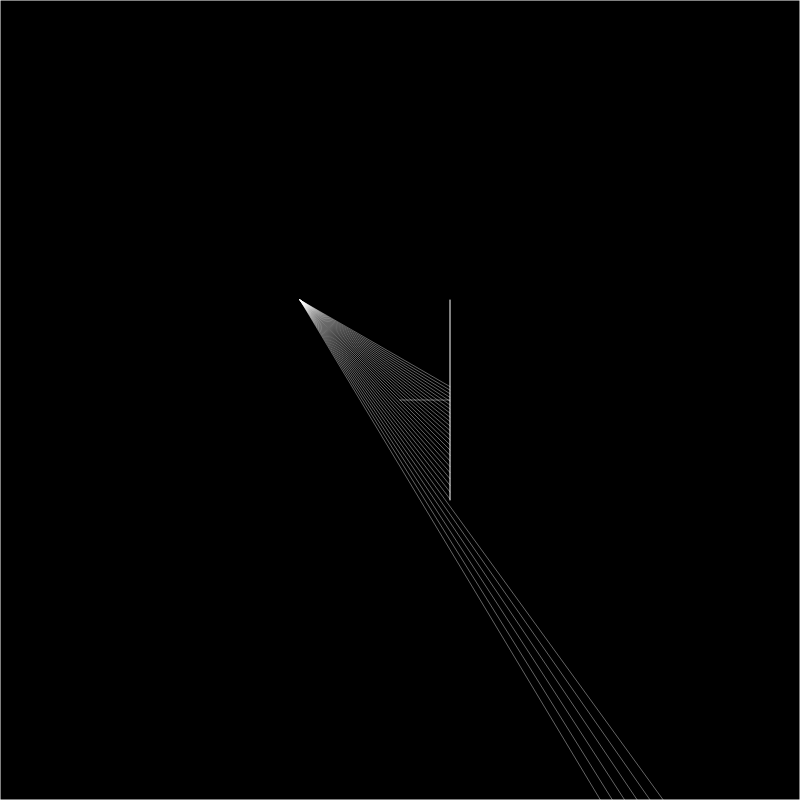
Frame 1 (no input)
Frame 60 (no input): identical to frame 1, image omitted
Frame 120 (the mouse pressed at the canvas centre since frame 60): identical to frame 1, image omitted

The p5.js sketch that drew this single still picture (run headless with seeded random() and noise() and a simulated clock; from frame 60 on, the mouse is pressed at the canvas centre):

// p5.js sketch
// ── sketch.js
CANVAS_WIDTH = 800;
CANVAS_HEIGHT = 800;

function setup() {
    createCanvas(CANVAS_WIDTH, CANVAS_HEIGHT);
}

function draw() {
    background(0);

    objects = createObjects();
    drawAllObjects(objects);

    light_sources = createLightSources();
    castAllLightSources(light_sources, objects);
}

// Make objects in here, then push them into the array
function createObjects() {
    objects = [];

    let wall = new LineSegment(CANVAS_WIDTH / 2 + 50, CANVAS_HEIGHT / 2 + 100,
        CANVAS_WIDTH / 2 + 50, CANVAS_HEIGHT / 2 - 100);
    objects.push(wall);

    let boundary_top = new LineSegment(0, 0, CANVAS_WIDTH, 0);
    objects.push(boundary_top);
    
    let boundary_right = new LineSegment(CANVAS_WIDTH, 0, CANVAS_WIDTH, CANVAS_HEIGHT);
    objects.push(boundary_right);

    let boundary_bottom = new LineSegment(0, CANVAS_HEIGHT, CANVAS_WIDTH, CANVAS_HEIGHT);
    objects.push(boundary_bottom);

    let boundary_left = new LineSegment(0, 0, 0, CANVAS_HEIGHT);
    objects.push(boundary_left);

    return objects;
}

function drawAllObjects(objects) {
    for (let object of objects) {
        object.show();
    }
}

function createLightSources() {
    light_sources = [];

    let ray = new Ray(CANVAS_WIDTH / 2, CANVAS_HEIGHT / 2, 1, 0);
    // ray.moveTo(mouseX, mouseY);
    light_sources.push(ray);

    let candle = new LightSource(CANVAS_WIDTH / 2 - 100, CANVAS_HEIGHT / 2 - 100, 1, -1, 30, 1);
    // candle.show();
    light_sources.push(candle);

    return light_sources;
}

function castAllLightSources(sources, objects) {
    for (let source of sources) {
        source.cast(objects);
    }
}
// ── lightSource.js
class LightSource {
    constructor(pos_x, pos_y, dir_x, dir_y, fov, intensity, shape=null) {
        this.pos = createVector(pos_x, pos_y);
        this.dir = createVector(dir_x, dir_y);
        this.dir.normalize();
        this.fov = fov;
        this.intensity = intensity;
        if (!shape) {
            this.shape = () => ellipse(this.pos.x, this.pos.y, 8);
        } else {
            this.shape = shape;
        }
        this.generateRays();
    }

    moveTo(x, y) {
        this.pos = createVector(x, y);
    }

    lookAt(x, y) {
        new_dir = createVector(x - this.pos.x, y - this.pos.y);
        new_dir.normalize();
        this.dir = new_dir;
    }

    updateFov(angle) {
        this.fov = angle;
        this.generateRays();
    }

    cast(objects) {
        for (let ray of this.rays) {
            ray.cast(objects);
        }
    }

    generateRays() {
        this.rays = [];
        for (let a = -this.fov / 2; a < this.fov / 2; a += 1) {
            let ray_dir = p5.Vector.fromAngle(radians(a) + this.dir.angleBetween(createVector(1, 0)));
            this.rays.push(new Ray(this.pos.x, this.pos.y, ray_dir.x, ray_dir.y));        
        }
    }

    show() {
        this.shape();
    }
}
// ── lineSegment.js
class LineSegment {
    constructor(start_x, start_y, end_x, end_y) {
        this.start_point = createVector(start_x, start_y);
        this.end_point = createVector(end_x, end_y);
    }

    findHit(ray) {
        // Modified from: https://github.com/CodingTrain/website/blob/main/CodingChallenges/CC_145_Ray_Casting/P5/ray.js
        const x1 = this.start_point.x;
        const y1 = this.start_point.y;
        const x2 = this.end_point.x;
        const y2 = this.end_point.y;
    
        const x3 = ray.pos.x;
        const y3 = ray.pos.y;
        const x4 = ray.pos.x + ray.dir.x;
        const y4 = ray.pos.y + ray.dir.y;
    
        const denominator = (x1 - x2) * (y3 - y4) - (y1 - y2) * (x3 - x4);
        if (denominator == 0) {
            return;
        }
    
        const t = ((x1 - x3) * (y3 - y4) - (y1 - y3) * (x3 - x4)) / denominator;
        const u = -((x1 - x2) * (y1 - y3) - (y1 - y2) * (x1 - x3)) / denominator;
        if (t > 0 && t < 1 && u > 0) {
            const intersection_point = createVector();
            intersection_point.x = x1 + t * (x2 - x1);
            intersection_point.y = y1 + t * (y2 - y1);
            return intersection_point;
        } else {
            return;
        }
    }

    show() {
        stroke(255);
        line(this.start_point.x, this.start_point.y, this.end_point.x, this.end_point.y);
    }
}
// ── mirror.js
class Mirror extends LineSegment {
    constructor(start_x, start_y, end_x, end_y) {
        super(start_x, start_y, end_x, end_y);
        this.reflective = true;
    }
}
// ── ray.js
class Ray {
    SHOW_RAY_POS = false
    RAY_POS_SIZE = 8

    constructor(pos_x, pos_y, dir_x, dir_y) {
        this.pos = createVector(pos_x, pos_y);
        this.dir = createVector(dir_x, dir_y);
        this.dir.normalize();
    }

    moveTo(x, y) {
        this.pos = createVector(x, y);
    }

    lookAt(x, y) {
        new_dir = createVector(x - this.pos.x, y - this.pos.y);
        new_dir.normalize();
        this.dir = new_dir;
    }

    cast(objects) {
        let nearest_hit = null;
        let hit_distance = Infinity;
        for (let object of objects) {
            const hit_point = object.findHit(this);
            if (hit_point) {
                const distance = p5.Vector.dist(this.pos, hit_point);
                if (distance < hit_distance) {
                    hit_distance = distance;
                    nearest_hit = hit_point;
                }
            }
        }
        if (nearest_hit) {
            stroke(255, 100);
            line(this.pos.x, this.pos.y, nearest_hit.x, nearest_hit.y);
        }
    }

    show() {
        if (this.SHOW_RAY_POS) {
            fill(255);
            ellipse(this.pos.x, this.pos.y, this.RAY_POS_SIZE);
        }
    }
}
// ── scene.js
CANVAS_WIDTH = 800;
CANVAS_HEIGHT = 800;

function setup() {
    createCanvas(CANVAS_WIDTH, CANVAS_HEIGHT);
}

function draw() {
    background(0);

    objects = createObjects();
    drawAllObjects(objects);

    light_sources = createLightSources();
    castAllLightSources(light_sources, objects);
}

// Make objects in here, then push them into the array
function createObjects() {
    objects = [];

    let glass = new UnreflectiveGlass(CANVAS_WIDTH / 2, CANVAS_HEIGHT / 2 + 50,
        CANVAS_WIDTH / 2 + 50, CANVAS_HEIGHT / 2 - 100);
    objects.push(glass);

    // let mirror = new Mirror(CANVAS_WIDTH / 2, CANVAS_HEIGHT / 2 + 50,
    //     CANVAS_WIDTH / 2 + 50, CANVAS_HEIGHT / 2 - 100);
    // objects.push(mirror);

    let mirror = new Mirror(CANVAS_WIDTH / 2 + 50, CANVAS_HEIGHT / 2 + 100,
        CANVAS_WIDTH / 2 + 50, CANVAS_HEIGHT / 2 - 100);
    objects.push(mirror);

    let boundary_top = new LineObject(0, 0, CANVAS_WIDTH, 0);
    objects.push(boundary_top);
    
    let boundary_right = new LineObject(CANVAS_WIDTH, 0, CANVAS_WIDTH, CANVAS_HEIGHT);
    objects.push(boundary_right);

    let boundary_bottom = new LineObject(0, CANVAS_HEIGHT, CANVAS_WIDTH, CANVAS_HEIGHT);
    objects.push(boundary_bottom);

    let boundary_left = new LineObject(0, 0, 0, CANVAS_HEIGHT);
    objects.push(boundary_left);

    return objects;
}

function drawAllObjects(objects) {
    for (let object of objects) {
        object.show();
    }
}

function createLightSources() {
    light_sources = [];

    // let ray = new Ray(CANVAS_WIDTH / 2, CANVAS_HEIGHT / 2, 1, 0);
    // // ray.moveTo(mouseX, mouseY);
    // light_sources.push(ray);

    let candle = new LightSource(CANVAS_WIDTH / 2 - 100, CANVAS_HEIGHT / 2 - 100, 1, -1, 30, 1);
    // candle.show();
    light_sources.push(candle);

    return light_sources;
}

function castAllLightSources(sources, objects) {
    for (let source of sources) {
        source.cast(objects);
    }
}
